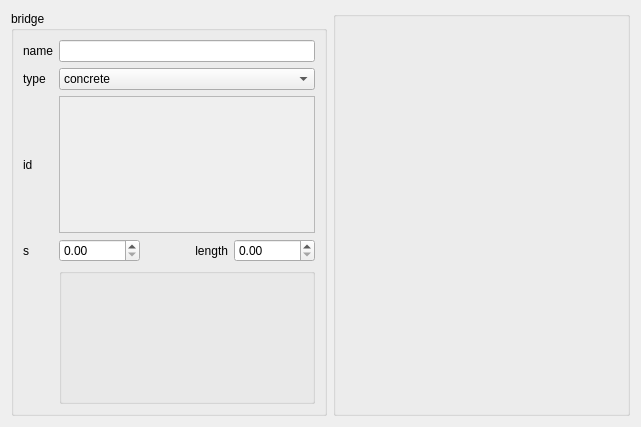
<?xml version="1.0" encoding="UTF-8"?>
<ui version="4.0">
 <class>BridgeSettings</class>
 <widget class="QWidget" name="BridgeSettings">
  <property name="geometry">
   <rect>
    <x>0</x>
    <y>0</y>
    <width>641</width>
    <height>427</height>
   </rect>
  </property>
  <property name="windowTitle">
   <string>Form</string>
  </property>
  <layout class="QGridLayout" name="gridLayout_2">
   <item row="0" column="0">
    <widget class="QGroupBox" name="groupBox">
     <property name="sizePolicy">
      <sizepolicy hsizetype="Fixed" vsizetype="Preferred">
       <horstretch>0</horstretch>
       <verstretch>0</verstretch>
      </sizepolicy>
     </property>
     <property name="title">
      <string>bridge</string>
     </property>
     <layout class="QGridLayout" name="gridLayout">
      <item row="0" column="2">
       <layout class="QHBoxLayout" name="horizontalLayout">
        <item>
         <widget class="QLineEdit" name="nameBox"/>
        </item>
       </layout>
      </item>
      <item row="2" column="0">
       <widget class="QLabel" name="idLabel">
        <property name="text">
         <string>id</string>
        </property>
       </widget>
      </item>
      <item row="4" column="0">
       <widget class="QLabel" name="junctionLabel">
        <property name="text">
         <string>s</string>
        </property>
       </widget>
      </item>
      <item row="4" column="2">
       <layout class="QHBoxLayout" name="horizontalLayout_3">
        <item>
         <widget class="QDoubleSpinBox" name="sSpinBox">
          <property name="maximum">
           <double>99999.990000000005239</double>
          </property>
         </widget>
        </item>
        <item>
         <widget class="QLabel" name="label">
          <property name="text">
           <string>length</string>
          </property>
          <property name="alignment">
           <set>Qt::AlignRight|Qt::AlignTrailing|Qt::AlignVCenter</set>
          </property>
         </widget>
        </item>
        <item>
         <widget class="QDoubleSpinBox" name="lengthSpinBox">
          <property name="minimum">
           <double>0.000000000000000</double>
          </property>
          <property name="maximum">
           <double>99999.000000000000000</double>
          </property>
         </widget>
        </item>
       </layout>
      </item>
      <item row="0" column="0">
       <widget class="QLabel" name="nameLabel">
        <property name="text">
         <string>name</string>
        </property>
       </widget>
      </item>
      <item row="2" column="2">
       <widget class="QTextEdit" name="idBox">
        <property name="enabled">
         <bool>false</bool>
        </property>
        <property name="sizePolicy">
         <sizepolicy hsizetype="Expanding" vsizetype="Ignored">
          <horstretch>0</horstretch>
          <verstretch>0</verstretch>
         </sizepolicy>
        </property>
        <property name="minimumSize">
         <size>
          <width>0</width>
          <height>21</height>
         </size>
        </property>
        <property name="verticalScrollBarPolicy">
         <enum>Qt::ScrollBarAlwaysOff</enum>
        </property>
        <property name="horizontalScrollBarPolicy">
         <enum>Qt::ScrollBarAlwaysOff</enum>
        </property>
        <property name="undoRedoEnabled">
         <bool>false</bool>
        </property>
        <property name="lineWrapMode">
         <enum>QTextEdit::NoWrap</enum>
        </property>
        <property name="readOnly">
         <bool>true</bool>
        </property>
        <property name="acceptRichText">
         <bool>false</bool>
        </property>
       </widget>
      </item>
      <item row="1" column="0">
       <widget class="QLabel" name="label_9">
        <property name="text">
         <string>type</string>
        </property>
       </widget>
      </item>
      <item row="1" column="2">
       <widget class="QComboBox" name="typeComboBox">
        <item>
         <property name="text">
          <string>concrete</string>
         </property>
        </item>
        <item>
         <property name="text">
          <string>steel</string>
         </property>
        </item>
        <item>
         <property name="text">
          <string>brick</string>
         </property>
        </item>
       </widget>
      </item>
      <item row="5" column="2">
       <widget class="QGroupBox" name="groupBox_3">
        <property name="title">
         <string/>
        </property>
       </widget>
      </item>
     </layout>
    </widget>
   </item>
   <item row="0" column="1">
    <widget class="QGroupBox" name="groupBox_2">
     <property name="title">
      <string/>
     </property>
    </widget>
   </item>
  </layout>
 </widget>
 <tabstops>
  <tabstop>nameBox</tabstop>
  <tabstop>idBox</tabstop>
  <tabstop>lengthSpinBox</tabstop>
 </tabstops>
 <resources/>
 <connections/>
</ui>
